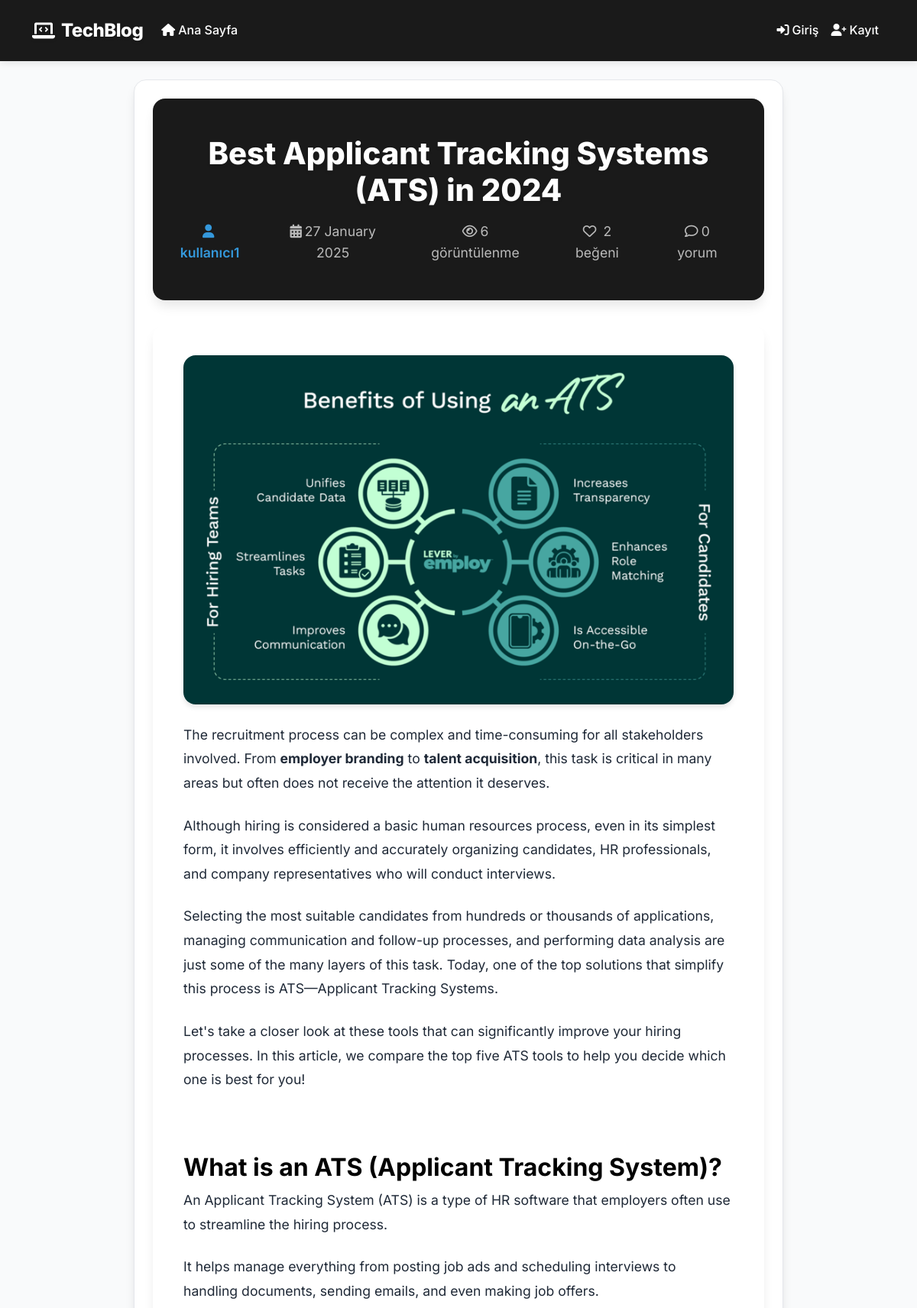
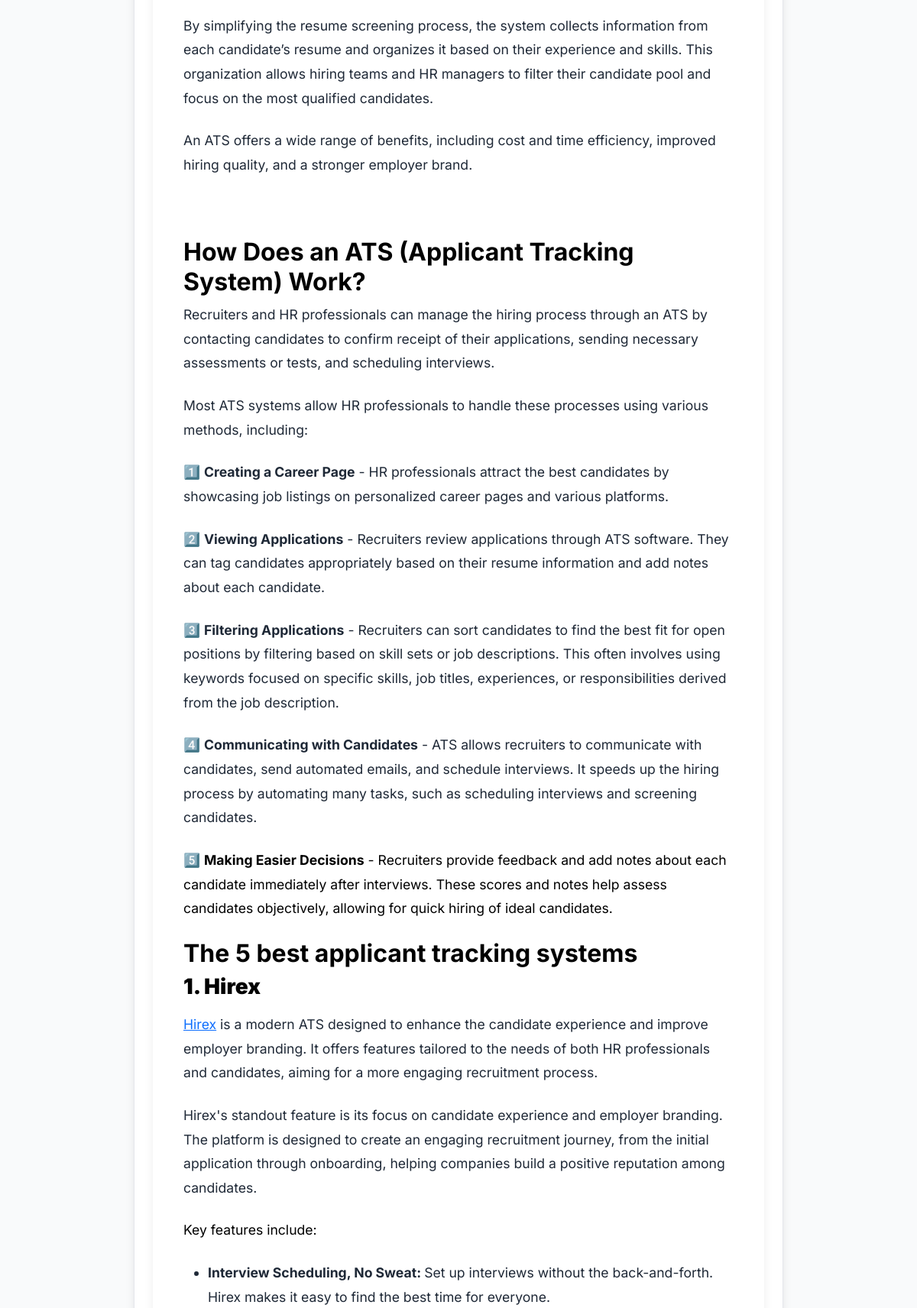
Screenshot of /post/3 (upper part) with the database file from the repository (2 pictures, top to bottom).
### blog/models.py (models this page shows, shortened)
class Post(db.Model):
    id = db.Column(db.Integer, primary_key=True)
    title = db.Column(db.String(100), nullable=False)
    date_posted = db.Column(db.DateTime, nullable=False, default=datetime.utcnow)
    content = db.Column(db.Text, nullable=False)
    image_file = db.Column(db.String(20), nullable=False, default='default_post.jpg')
    views = db.Column(db.Integer, default=0)
    user_id = db.Column(db.Integer, db.ForeignKey('user.id'), nullable=False)
    comments = db.relationship('Comment', backref='post', lazy=True, cascade='all, delete-orphan')
    likes = db.relationship('PostLike', backref='post', lazy=True, cascade='all, delete-orphan')
    def like_count(self):
        return len(self.likes)
    def comment_count(self):
        return len(self.comments)

class User(db.Model, UserMixin):
    id = db.Column(db.Integer, primary_key=True)
    username = db.Column(db.String(20), unique=True, nullable=False)
    email = db.Column(db.String(120), unique=True, nullable=False)
    password = db.Column(db.String(60), nullable=False)
    is_admin = db.Column(db.Boolean, default=False)
    bio = db.Column(db.Text, nullable=True)
    location = db.Column(db.String(100), nullable=True)
    website = db.Column(db.String(100), nullable=True)
    twitter = db.Column(db.String(100), nullable=True)
    instagram = db.Column(db.String(100), nullable=True)
    github = db.Column(db.String(100), nullable=True)
    join_date = db.Column(db.DateTime, nullable=False, default=datetime.utcnow)
    posts = db.relationship('Post', backref='author', lazy=True)
    likes = db.relationship('PostLike', backref='user', lazy=True)
    comments = db.relationship('Comment', backref='author', lazy=True)

### blog/main.py (the view, shortened to what this page needs)
@main.route("/post/<int:post_id>", methods=['GET', 'POST'])
def post(post_id):
    post = Post.query.get_or_404(post_id)
    form = CommentForm()
    if not current_user.is_authenticated or current_user != post.author:
        post.views += 1
        db.session.commit()
    return render_template('post.html', title=post.title, post=post, form=form)

### blog/templates/post.html (shortened to what this page needs)
{% extends "layout.html" %}
{% block content %}
<div class="post-detail-container">
    <article class="content-section">
        <div class="post-header">
            <h1 class="display-4 text-center mb-3">{{ post.title }}</h1>
            <div class="post-meta text-center">
                <a href="{{ url_for('users.profile', username=post.author.username) }}" class="me-3">
                    <i class="fas fa-user me-1"></i>{{ post.author.username }}
                </a>
                <span class="mx-3">
                    <i class="fas fa-calendar-alt me-1"></i>{{ post.date_posted.strftime('%d %B %Y') }}
                </span>
                <span class="mx-3">
                    <i class="far fa-eye me-1"></i>{{ post.views }} görüntülenme
                </span>
                <span class="mx-3">
                    {% if current_user.is_authenticated %}
                        <button class="btn btn-like {{ 'liked' if post.is_liked_by(current_user) }}" onclick="likePost({{ post.id }})">
                            <i class="fas fa-heart me-1"></i>
                            <span class="like-count">{{ post.like_count() }}</span>
                        </button>
                    {% else %}
                        <i class="far fa-heart me-1"></i>
                        <span class="like-count">{{ post.like_count() }}</span> beğeni
                    {% endif %}
                </span>
                <span class="mx-3">
                    <i class="far fa-comment me-1"></i>{{ post.comment_count() }} yorum
                </span>
            </div>
        </div>
        <div class="post-content">
            {% if post.image_file != 'default_post.jpg' %}
            <div class="post-image mb-4">
                <img src="{{ url_for('static', filename='post_images/' + post.image_file) }}" class="img-fluid rounded" alt="{{ post.title }}">
            </div>
            {% endif %}
            <div class="article-content">
                {{ post.content | safe }}
            </div>
        </div>
    </article>
</div>
{% endblock content %}

### blog/static/css/main.css (style rules this page uses)
:root { --primary-color: #6366f1; --primary-hover: #4f46e5; --secondary-color: #ec4899; --text-color: #1f2937; --bg-color: #f9fafb; --card-bg: #ffffff; --border-color: #e5e7eb; --muted-text: #6b7280; --success-color: #10b981; --danger-color: #ef4444; --warning-color: #f59e0b; }
body { background: var(--bg-color); color: var(--text-color); margin-top: 5rem; font-family: 'Inter', sans-serif; line-height: 1.6; }
h1, h2, h3, h4, h5, h6 { color: #444444; }
.content-section { background: var(--card-bg); padding: 1.5rem; border-radius: 1rem; box-shadow: 0 10px 15px -3px rgba(0, 0, 0, 0.1), 0 4px 6px -2px rgba(0, 0, 0, 0.05); margin-bottom: 2rem; border: 1px solid var(--border-color); transition: all 0.3s ease; }
.article-content { font-size: 1.1rem; line-height: 1.8; color: #555; }
.content-section h3 { color: var(--primary-color); font-weight: 600; margin-bottom: 1rem; }
.post-detail-container { max-width: 850px; margin: 0 auto; }
.post-header { background: #1a1a1a; color: white; padding: 3rem 2rem; border-radius: 1rem; box-shadow: 0 10px 15px -3px rgba(0, 0, 0, 0.1); margin-bottom: 2rem; }
.post-header .display-4 { color: white; font-size: 2.5rem; font-weight: 800; text-shadow: 0 2px 4px rgba(0, 0, 0, 0.1); }
.post-meta { color: rgba(255, 255, 255, 0.9); font-size: 1.1rem; display: flex; justify-content: center; align-items: center; gap: 1rem; }
.post-meta a { color: #3498db; font-weight: 600; text-decoration: none; transition: color 0.2s; }
.post-meta .mx-3 { color: rgba(255, 255, 255, 0.7); }
.post-content { background: var(--card-bg); padding: 2.5rem; border-radius: 1rem; box-shadow: 0 10px 15px -3px rgba(0, 0, 0, 0.1); font-size: 1.2rem; line-height: 1.8; }
.post-content .article-content { color: var(--text-color); margin-bottom: 2rem; }
.post-content p { margin-bottom: 1.5rem; }
.post-image { position: relative; overflow: hidden; border-radius: 1rem; box-shadow: 0 4px 6px rgba(0, 0, 0, 0.1); }
.post-image img { width: 100%; height: auto; object-fit: cover; transition: transform 0.3s ease; }
.content-section .post-image img { max-height: 400px; object-fit: cover; }
.post-detail-container .post-image img { max-height: 500px; object-fit: cover; width: 100%; }

### rows the page displays
Post: title "Best Applicant Tracking Systems (ATS) in 2024", date_posted "27 January 2025", views "6", image_file (picture), content "The recruitment process can be complex and time-consuming for all stakeholders involved. From employer branding to talent acquisition , this task is critical in many areas but often does not receive the attention it deserves. Although hiring is considered a basic human resources process, even in its simplest form, it involves efficiently and accurately organizing candidates, HR professionals, and company representatives who will conduct interviews. Selecting the most suitable candidates from hundreds or thousands of applications, managing communication and follow-up processes, and performing data analysis are just some of the many layers of this task. Today, one of the top solutions that…"
User: author.username "kullanıcı1"

### other values shown
{{ post.like_count() }} "2"
{{ post.comment_count() }} "0"
